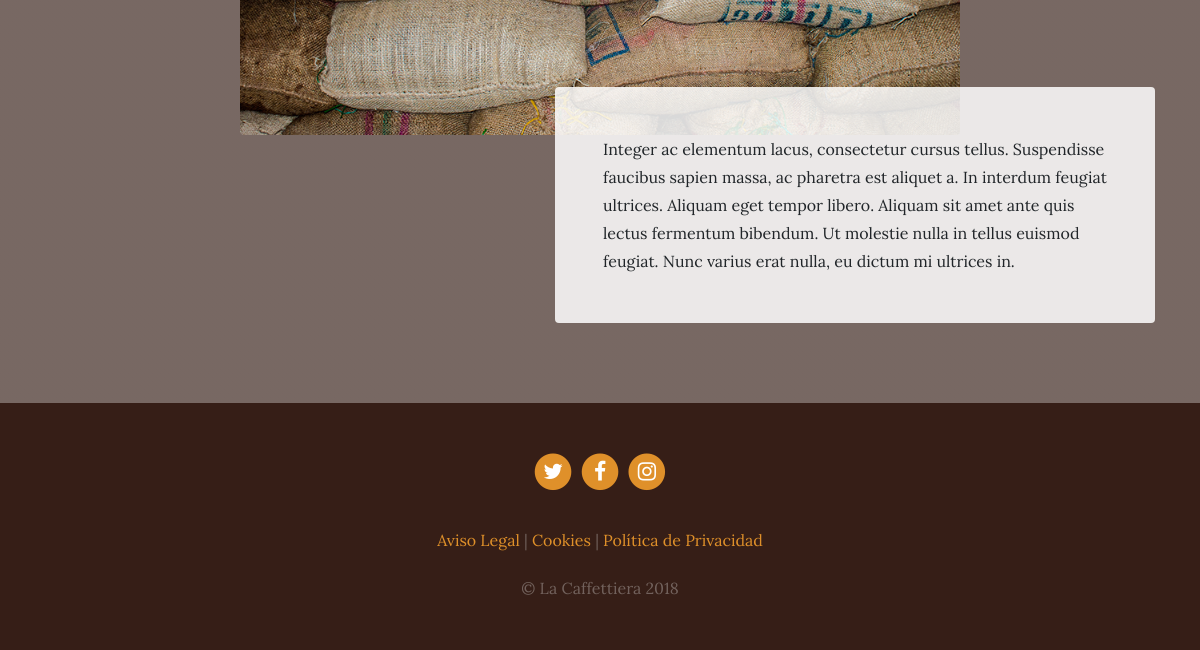
/services/ (lower part), run on an earlier commit of the app's database.
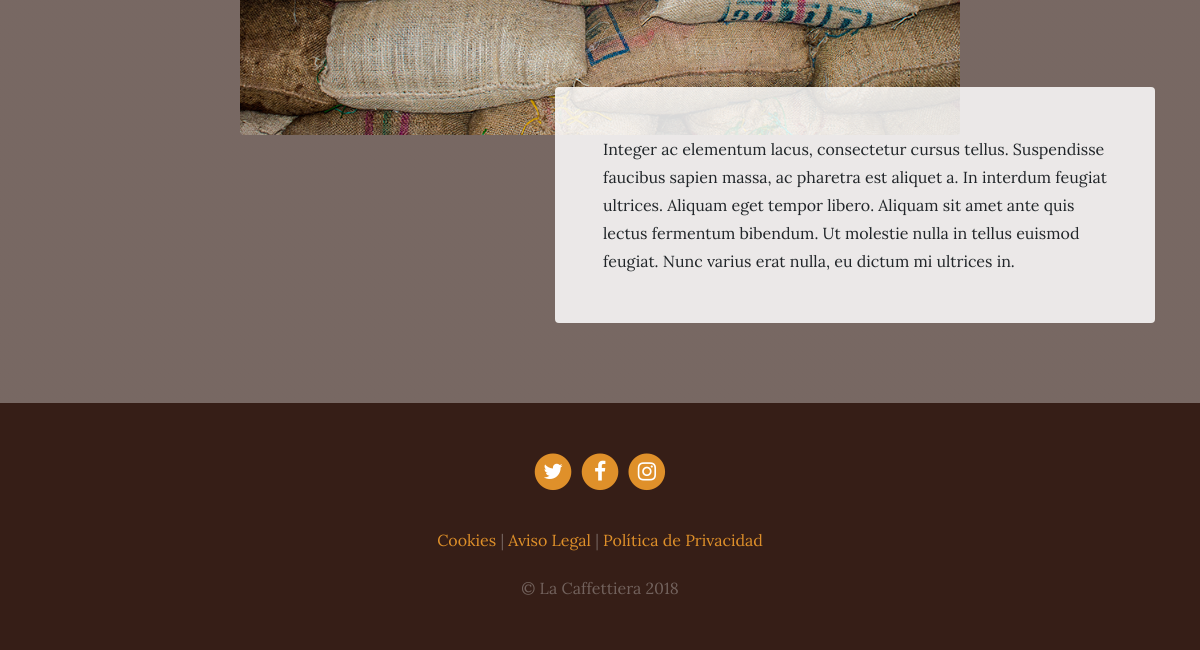
And on a later commit of the database.
### services/models.py (models this page shows, shortened)
class Services(models.Model):
    title = models.CharField(max_length=200, verbose_name = 'Titulo')
    subtitle = models.CharField(max_length=200, verbose_name = 'Subtitulo')
    content = models.TextField(verbose_name = 'Contenido')
    image = models.ImageField(upload_to='services', verbose_name = 'Imagen')
    created = models.DateTimeField(auto_now_add=True, verbose_name = 'Fecha de creacion')
    updated = models.DateTimeField(auto_now=True, verbose_name = 'Fecha de modificacion')
    class Meta:
        verbose_name = 'servicio'
        verbose_name_plural = 'servicios'
        ordering = ['-created']

### pages/models.py (models this page shows, shortened)
class Page(models.Model):
    title = models.CharField(max_length=200, verbose_name='Titulo')
    content = RichTextField(verbose_name='Contenido')
    order = models.SmallIntegerField(verbose_name='Orden', default=0)
    created = models.DateTimeField(auto_now_add=True, verbose_name='Fecha de creacion')
    updated = models.DateTimeField(auto_now=True, verbose_name='Fecha de modificacion')
    class Meta:
        verbose_name = 'pagina'
        verbose_name_plural = 'paginas'
        ordering = ['order','title']

### services/views.py (the view)
# urls.py: path('', services_views.services,name='services')
def services(request):
    service = Services.objects.all()
    return render(request, 'services/services.html', {'services':service})

### pages/templatetags/pages_extras.py (called while the page is built)
@register.simple_tag
def get_page_list():
    pages = Page.objects.all()
    return pages

### social/processors.py (called while the page is built)
def ctx_social(request):
    ctx = {}
    links = Link.objects.all()
    for link in links:
        ctx[link.key] = link.url
    return ctx

### services/templates/services/services.html (shortened to what this page needs)
{% extends 'core/base.html' %}
{% load static %}
{% block content %}
    {% for service in services reversed %}
    <section class="page-section">
      <div class="container">
        <div class="product-item">
          <img class="product-item-img mx-auto d-flex rounded img-fluid mb-3 mb-lg-0" src="{{ service.image.url }}" alt="">
          <div class="product-item-description d-flex ml-auto">
            <div class="bg-faded p-5 rounded">
              <p class="mb-0">{{ service.content }}</p>
            </div>
          </div>
        </div>
      </div>
    </section>
    {% endfor %}
{% endblock %}

### core/templates/core/base.html (shortened to what this page needs)
<!DOCTYPE html>
<html lang="en">
<head>
    {% load static %}
    <link href="{% static 'core/vendor/bootstrap/css/bootstrap.min.css'%}" rel="stylesheet">
    <link href="{% static 'core/vendor/font-awesome/css/font-awesome.min.css' %}" rel="stylesheet" type="text/css">
    <link href="{% static 'core/css/business-casual.css'%}" rel="stylesheet">
</head>
<body>
    {% block content %}
    {% endblock %}
    <footer class="footer text-faded text-center py-5">
      <div class="container">
        <p class="m-0">
            {% if TWITTER_LINK %}
                <a href="{{ TWITTER_LINK }}" class="link">
                  <span class="fa-stack fa-lg">
                    <i class="fa fa-circle fa-stack-2x"></i>
                    <i class="fa fa-twitter fa-stack-1x fa-inverse"></i>
                  </span>
                </a>
            {% endif %}
            {% if FACEBOOK_LINK %}
                <a href="{{ FACEBOOK_LINK }}" class="link">
                  <span class="fa-stack fa-lg">
                    <i class="fa fa-circle fa-stack-2x"></i>
                    <i class="fa fa-facebook fa-stack-1x fa-inverse"></i>
                  </span>
                </a>
            {% endif %}
            {% if INSTAGRAM_LINK %}
                <a href="{{ INSTAGRAM_LINK }}" class="link">
                  <span class="fa-stack fa-lg">
                    <i class="fa fa-circle fa-stack-2x"></i>
                    <i class="fa fa-instagram fa-stack-1x fa-inverse"></i>
                  </span>
                </a>
            {% endif %}
        </p>
        <p class="m-0 mbt">
            {% load pages_extras %}
            {% get_page_list as page_list %}
            {% for page in page_list %}
                <a href="{% url 'page' page.id page.title|slugify %}" class="link">{{ page.title }}</a>{% if not forloop.last %} | {% endif %}
            {% endfor %}
		</p>
        <p class="m-0 mbt1">&copy; La Caffettiera 2018</p>
      </div>
	</footer>
</body>
</html>

What changed in the data, as far as the page shows it:
changed Page "Cookies": moves up the list
